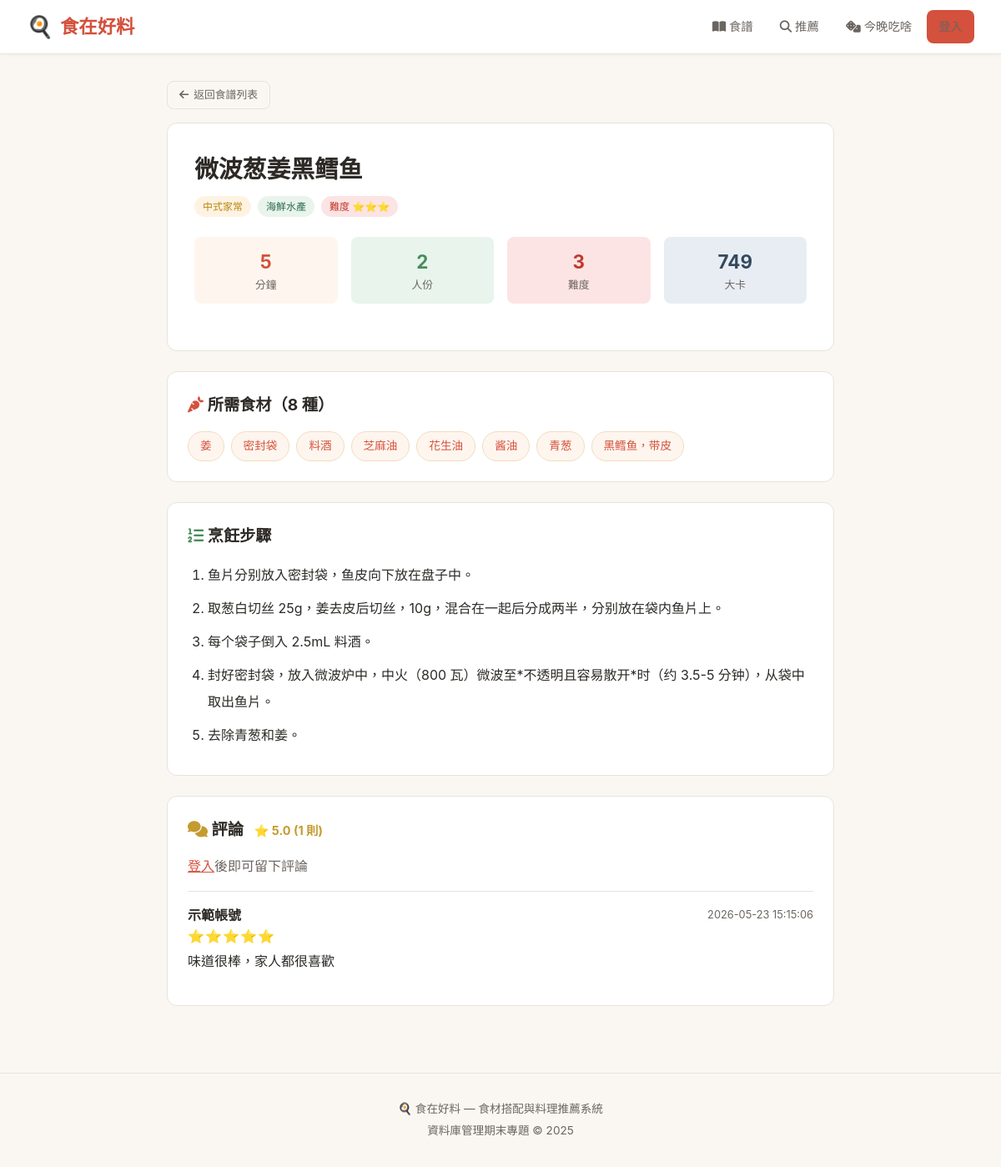
/recipe/5, run on an earlier commit of the app's database.
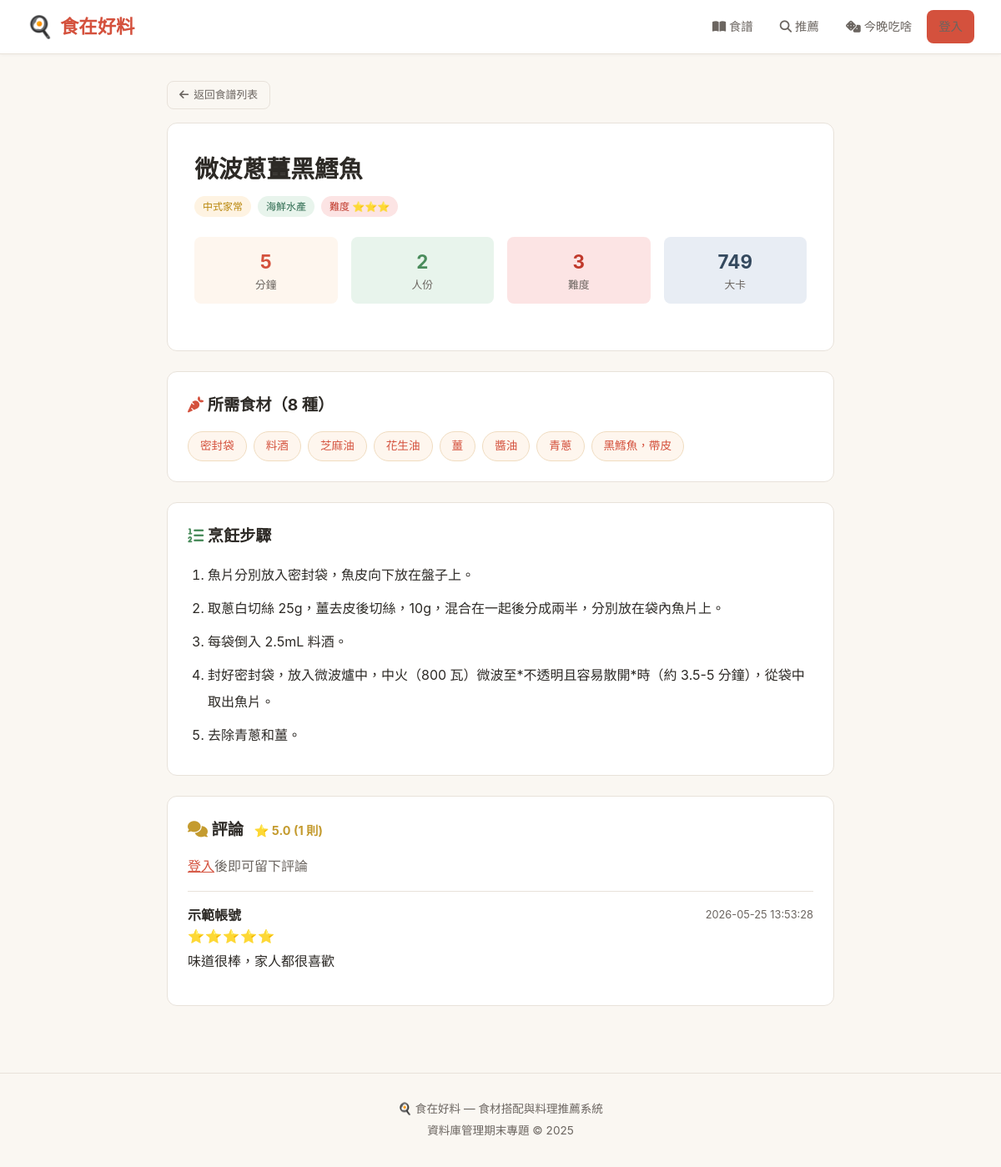
And on a later commit of the database.
### tables this page shows
CREATE TABLE recipes (
        recipe_id        INTEGER PRIMARY KEY AUTOINCREMENT,
        recipe_name      TEXT NOT NULL,
        category_id      INTEGER,
        cuisine          TEXT DEFAULT '中式家常',
        difficulty       INTEGER DEFAULT 3,
        cooking_time_min INTEGER DEFAULT 30,
        servings         INTEGER DEFAULT 2,
        calories         INTEGER,
        steps_summary    TEXT,
        image_url        TEXT,
        created_at       DATETIME DEFAULT CURRENT_TIMESTAMP,
        FOREIGN KEY (category_id) REFERENCES categories(category_id)
    );

CREATE TABLE recipe_ingredients (
        recipe_id     INTEGER NOT NULL,
        ingredient_id INTEGER NOT NULL,
        is_optional   INTEGER DEFAULT 0,
        PRIMARY KEY (recipe_id, ingredient_id),
        FOREIGN KEY (recipe_id) REFERENCES recipes(recipe_id) ON DELETE CASCADE,
        FOREIGN KEY (ingredient_id) REFERENCES ingredients(ingredient_id) ON DELETE CASCADE
    );

CREATE TABLE ingredients (
        ingredient_id   INTEGER PRIMARY KEY AUTOINCREMENT,
        ingredient_name TEXT NOT NULL UNIQUE,
        category        TEXT DEFAULT '其他'
    );

CREATE TABLE reviews (
        review_id  INTEGER PRIMARY KEY AUTOINCREMENT,
        user_id    INTEGER NOT NULL,
        recipe_id  INTEGER NOT NULL,
        content    TEXT NOT NULL,
        stars      INTEGER NOT NULL,
        created_at DATETIME DEFAULT CURRENT_TIMESTAMP,
        FOREIGN KEY (user_id) REFERENCES users(user_id) ON DELETE CASCADE,
        FOREIGN KEY (recipe_id) REFERENCES recipes(recipe_id) ON DELETE CASCADE
    );

CREATE TABLE users (
        user_id       INTEGER PRIMARY KEY AUTOINCREMENT,
        username      TEXT NOT NULL UNIQUE,
        email         TEXT NOT NULL UNIQUE,
        password_hash TEXT NOT NULL,
        display_name  TEXT,
        excluded_ingredients TEXT,
        created_at    DATETIME DEFAULT CURRENT_TIMESTAMP
    );

### app.py (the view)
@app.route('/recipe/<int:recipe_id>')
def recipe_detail(recipe_id):
    recipe = query_db("""
        SELECT r.*, c.category_name FROM recipes r
        LEFT JOIN categories c ON r.category_id = c.category_id
        WHERE r.recipe_id = ?
    """, (recipe_id,), one=True)
    if not recipe:
        flash('找不到這道食譜', 'warning')
        return redirect(url_for('browse'))
    ingredients = query_db("""
        SELECT i.*, ri.is_optional FROM recipe_ingredients ri
        JOIN ingredients i ON ri.ingredient_id = i.ingredient_id
        WHERE ri.recipe_id = ?
        ORDER BY ri.is_optional, i.ingredient_name
    """, (recipe_id,))
    reviews = query_db("""
        SELECT rv.*, u.display_name, u.username FROM reviews rv
        JOIN users u ON rv.user_id = u.user_id
        WHERE rv.recipe_id = ?
        ORDER BY rv.created_at DESC
    """, (recipe_id,))
    avg_rating = query_db(
        "SELECT COALESCE(AVG(stars),0) as avg FROM reviews WHERE recipe_id=?",
        (recipe_id,), one=True)['avg']
    is_favorited = False
    if 'user_id' in session:
        is_favorited = query_db(
            "SELECT 1 FROM favorites WHERE user_id=? AND recipe_id=?",
            (session['user_id'], recipe_id), one=True) is not None
    return render_template('recipe_detail.html', recipe=recipe, ingredients=ingredients,
                           reviews=reviews, avg_rating=avg_rating, is_favorited=is_favorited)

### app.py (called while the page is built)
def get_db():
    if 'db' not in g:
        g.db = sqlite3.connect(DB_PATH)
        g.db.row_factory = sqlite3.Row
        g.db.execute("PRAGMA foreign_keys = ON")
    return g.db

def query_db(sql, args=(), one=False):
    cur = get_db().execute(sql, args)
    rv = cur.fetchall()
    return (rv[0] if rv else None) if one else rv

### templates/recipe_detail.html (shortened to what the changed rows need)
{% extends "base.html" %}
{% block content %}
<div style="max-width:800px;margin:0 auto">
  <div style="background:var(--card);border-radius:var(--radius);border:1px solid var(--border);padding:2rem;margin-bottom:1.5rem">
    <div class="flex justify-between items-center" style="flex-wrap:wrap;gap:1rem">
      <div>
        <h1 style="font-size:1.8rem">{{ recipe.recipe_name }}</h1>
        <div class="card-meta mt-1">
          <span class="badge badge-cuisine">{{ recipe.cuisine }}</span>
          {% if recipe.category_name %}<span class="badge badge-category">{{ recipe.category_name }}</span>{% endif %}
          <span class="badge badge-diff">難度 {{ '⭐' * recipe.difficulty }}</span>
        </div>
      </div>
    </div>
    <div style="display:grid;grid-template-columns:repeat(4,1fr);gap:1rem;margin:1.5rem 0;text-align:center">
      <div style="background:#fef6ee;padding:12px;border-radius:8px">
        <div style="font-size:1.4rem;font-weight:700;color:var(--accent)">{{ recipe.cooking_time_min }}</div>
        <div class="text-muted" style="font-size:0.8rem">分鐘</div>
      </div>
      <div style="background:#e8f4ec;padding:12px;border-radius:8px">
        <div style="font-size:1.4rem;font-weight:700;color:var(--green)">{{ recipe.servings }}</div>
        <div class="text-muted" style="font-size:0.8rem">人份</div>
      </div>
      <div style="background:#fce4e4;padding:12px;border-radius:8px">
        <div style="font-size:1.4rem;font-weight:700;color:#c0392b">{{ recipe.difficulty }}</div>
        <div class="text-muted" style="font-size:0.8rem">難度</div>
      </div>
      <div style="background:#e8edf4;padding:12px;border-radius:8px">
        <div style="font-size:1.4rem;font-weight:700;color:#34495e">{{ recipe.calories or '—' }}</div>
        <div class="text-muted" style="font-size:0.8rem">大卡</div>
      </div>
    </div>
  </div>
  <div style="background:var(--card);border-radius:var(--radius);border:1px solid var(--border);padding:1.5rem;margin-bottom:1.5rem">
    <h2 style="font-size:1.2rem;margin-bottom:1rem"><i class="fas fa-carrot" style="color:var(--accent)"></i> 所需食材（{{ ingredients|length }} 種）</h2>
    <div style="display:flex;flex-wrap:wrap;gap:8px">
      {% for ing in ingredients %}
      <span style="padding:6px 14px;border-radius:20px;font-size:0.85rem;
        {% if ing.is_optional %}background:#f8f5f0;color:var(--text2);border:1px dashed var(--border){% else %}background:#fef6ee;color:var(--accent);border:1px solid #f0dcc0{% endif %}">
        {{ ing.ingredient_name }}{% if ing.is_optional %} (選){% endif %}
      </span>
      {% endfor %}
    </div>
  </div>
  {% if recipe.steps_summary %}
  <div style="background:var(--card);border-radius:var(--radius);border:1px solid var(--border);padding:1.5rem;margin-bottom:1.5rem">
    <h2 style="font-size:1.2rem;margin-bottom:1rem"><i class="fas fa-list-ol" style="color:var(--green)"></i> 烹飪步驟</h2>
    <ol style="padding-left:1.5rem;line-height:2">
      {% for step in recipe.steps_summary.split('/') %}
        {% if step.strip() %}
        <li style="margin-bottom:0.5rem">{{ step.strip() }}</li>
        {% endif %}
      {% endfor %}
    </ol>
  </div>
  {% endif %}
  <div style="background:var(--card);border-radius:var(--radius);border:1px solid var(--border);padding:1.5rem">
    <h2 style="font-size:1.2rem;margin-bottom:1rem">
      <i class="fas fa-comments" style="color:var(--gold)"></i> 評論
      {% if avg_rating > 0 %}
        <span style="font-size:0.9rem;color:var(--gold);margin-left:8px">
          ⭐ {{ "%.1f"|format(avg_rating) }} ({{ reviews|length }} 則)
        </span>
      {% endif %}
    </h2>
    {% for rv in reviews %}
    <div style="padding:1rem 0;border-top:1px solid var(--border)">
      <div class="flex justify-between items-center">
        <strong>{{ rv.display_name or rv.username }}</strong>
        <span class="text-muted" style="font-size:0.8rem">{{ rv.created_at }}</span>
      </div>
      <div class="stars">{{ '⭐' * rv.stars }}</div>
      <p style="margin-top:4px">{{ rv.content }}</p>
    </div>
    {% else %}
    <p class="text-muted text-center">還沒有評論，成為第一個留言的人吧！</p>
    {% endfor %}
  </div>
</div>
{% endblock %}

What changed in the data, as far as the page shows it:
changed recipes "中式家常": recipe_name "微波葱姜黑鳕鱼" → "微波蔥薑黑鱈魚"
changed through a linked row, recipe_ingredients (number 5 of 8 on the later page): ingredient_name "姜" → "薑"; moves down the list
changed through a linked row, recipe_ingredients (number 6 of 8 on the later page): ingredient_name "酱油" → "醬油"
changed recipe_ingredients (number 7 of 8 on the later page): ingredient_name "青葱" → "青蔥"
changed through a linked row, recipe_ingredients: ingredient_name "黑鳕鱼，带皮" → "黑鱈魚，帶皮"
changed reviews "味道很棒，家人都很喜歡": created_at "2026-05-23 15:15:06" → "2026-05-25 13:53:28"
Also different on the page:
new list line: "魚片分別放入密封袋，魚皮向下放在盤子上。"
new list line: "取蔥白切絲 25g，薑去皮後切絲，10g，混合在一起後分成兩半，分別放在袋內魚片上。"
new list line: "每袋倒入 2.5mL 料酒。"
new list line: "封好密封袋，放入微波爐中，中火（800 瓦）微波至*不透明且容易散開*時（約 3.5-5 分鐘），從袋中取出魚片。"
new list line: "去除青蔥和薑。"
list line gone: "鱼片分别放入密封袋，鱼皮向下放在盘子中。"
list line gone: "取葱白切丝 25g，姜去皮后切丝，10g，混合在一起后分成两半，分别放在袋内鱼片上。"
list line gone: "每个袋子倒入 2.5mL 料酒。"
list line gone: "封好密封袋，放入微波炉中，中火（800 瓦）微波至*不透明且容易散开*时（约 3.5-5 分钟），从袋中取出鱼片。"
list line gone: "去除青葱和姜。"
